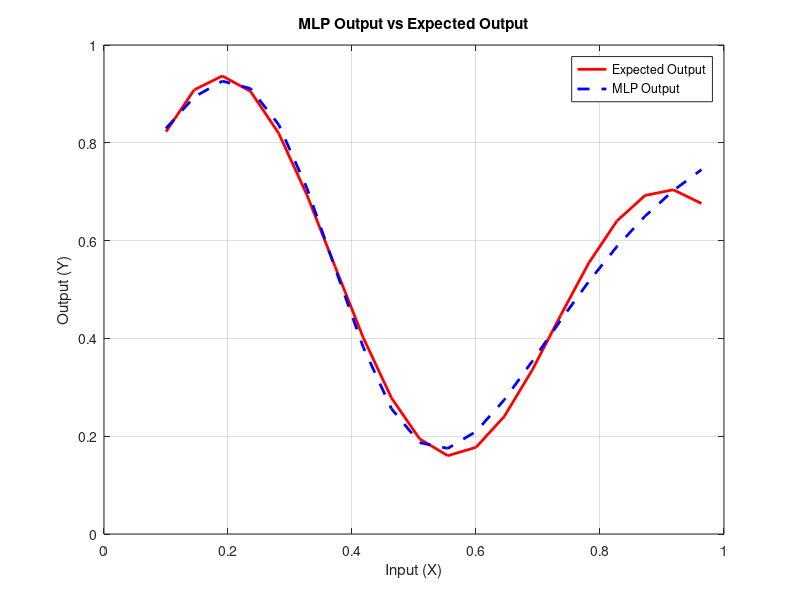

Reproduce this figure in MATLAB.
% Set random seed for reproducibility
rng(1);

%% Step 1: Prepare Input Data
x = 0.1:1/22:1;         % Input vectors (20 examples) in the range 0 to 1
X = x';                 % Transpose to get column vector

% Desired output based on the given formula
Y = ((1 + 0.6 * sin(2 * pi * X / 0.7)) + 0.3 * sin(2 * pi * X)) / 2;

%% Step 2: Initialize the MLP structure
inputSize = 1;          % One input
hiddenSize = 6;         % Number of hidden neurons (can be adjusted from 4 to 8)
outputSize = 1;         % One output

% Random initialization of weights and biases
W1 = randn(hiddenSize, inputSize);  % Weights between input and hidden layer
b1 = randn(hiddenSize, 1);          % Bias for hidden layer
W2 = randn(outputSize, hiddenSize); % Weights between hidden and output layer
b2 = randn(outputSize, 1);          % Bias for output layer

%% Step 3: Define Hyperparameters
learningRate = 0.01;    % Learning rate for backpropagation
maxEpochs = 10000;      % Maximum number of training iterations
errorThreshold = 1e-4;  % Error threshold for stopping

%% Step 4: Activation Functions and Their Derivatives
sigmoid = @(x) 1 ./ (1 + exp(-x));            % Sigmoid activation function
tanh_activation = @(x) tanh(x);               % Hyperbolic tangent activation function
linear = @(x) x;                              % Linear activation function

% Derivatives for backpropagation
dsigmoid = @(y) y .* (1 - y);                 % Derivative of sigmoid
dtanh_activation = @(y) 1 - y.^2;             % Derivative of tanh

%% Step 5: Training the MLP (Backpropagation)
for epoch = 1:maxEpochs
    totalError = 0;
    
    for i = 1:length(X)
        % Forward pass
        % Input to hidden layer
        z1 = W1 * X(i) + b1;                  % Pre-activation of hidden layer
        a1 = tanh_activation(z1);             % Activation (tanh) in hidden layer
        
        % Hidden layer to output layer
        z2 = W2 * a1 + b2;                    % Pre-activation of output layer
        a2 = linear(z2);                      % Linear activation in output layer
        
        % Error (difference between desired and actual output)
        error = Y(i) - a2;
        totalError = totalError + error^2;
        
        % Backpropagation (Gradient Descent)
        % Output layer gradient
        d2 = -2 * error;                      % Derivative of error w.r.t. linear activation
        
        % Hidden layer gradient
        d1 = (W2' * d2) .* dtanh_activation(a1);  % Backpropagation to hidden layer
        
        % Update weights and biases
        W2 = W2 - learningRate * d2 * a1';    % Update weights between hidden and output layer
        b2 = b2 - learningRate * d2;          % Update bias for output layer
        W1 = W1 - learningRate * d1 * X(i)';  % Update weights between input and hidden layer
        b1 = b1 - learningRate * d1;          % Update bias for hidden layer
    end
    
    % Check stopping condition
    if totalError < errorThreshold
        fprintf('Training complete at epoch %d, total error: %.6f\n', epoch, totalError);
        break;
    end
    
    % Optional: Print progress every 1000 epochs
    if mod(epoch, 1000) == 0
        fprintf('Epoch %d, total error: %.6f\n', epoch, totalError);
    end
end

%% Step 6: Test the trained MLP
% Compare the MLP output with the expected output

% Forward pass for the test data
Z1_test = W1 * x + b1;                       % Pre-activation of hidden layer
A1_test = tanh_activation(Z1_test);          % Activation (tanh) in hidden layer
Z2_test = W2 * A1_test + b2;                 % Pre-activation of output layer
A2_test = linear(Z2_test);                   % Linear activation in output layer

% Plot the expected vs. actual output
figure;
plot(X, Y, 'r-', 'LineWidth', 2);            % Expected output
hold on;
plot(X, A2_test, 'b--', 'LineWidth', 2);     % MLP output
title('MLP Output vs Expected Output');
xlabel('Input (X)');
ylabel('Output (Y)');
legend('Expected Output', 'MLP Output');
grid on;

